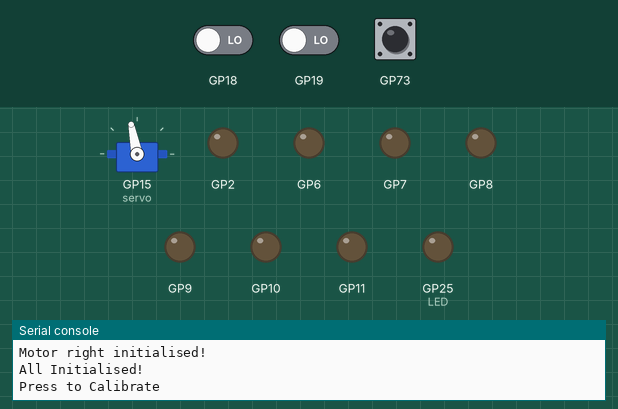
Recording of a program running on a simulated Raspberry Pi Pico running MicroPython. Parts: servo, output pins drawn as LEDs (lit = HIGH), the last lines printed to the serial console. Inputs (shaded band) come from the test bench; at power-on: GP18 LOW, GP19 LOW. Servo angles are drawn from the pulse width (0.5 ms = 0°, 2.5 ms = 180°).

Above: at 1.3 s.
1.4 s: BOOTSEL button pressed for 0.15 s
At 2.2 s:
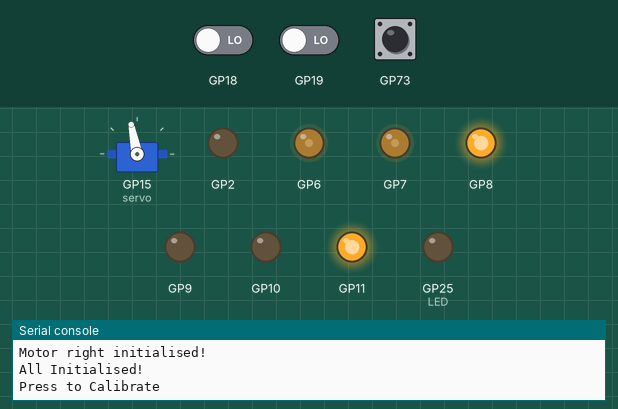
At 4.2 s:
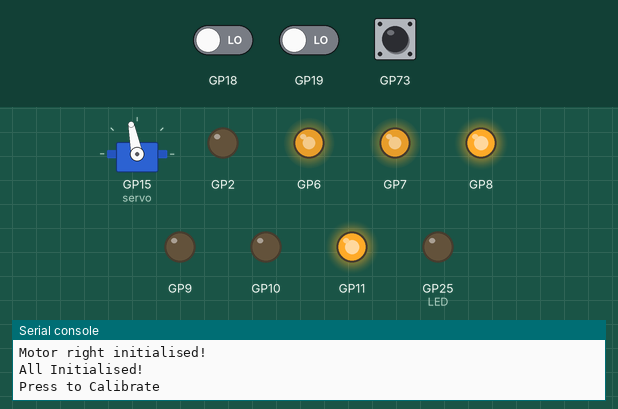
4.5 s: BOOTSEL button pressed for 1 s
At 6.7 s:
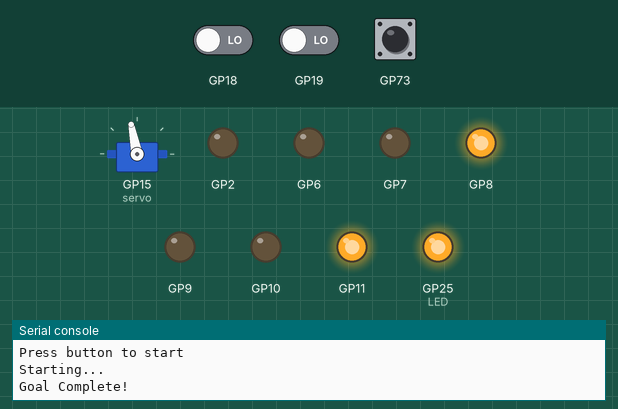
Timing chart, 0 to 8.2 s (numbered marks = the images above; inputs shaded):
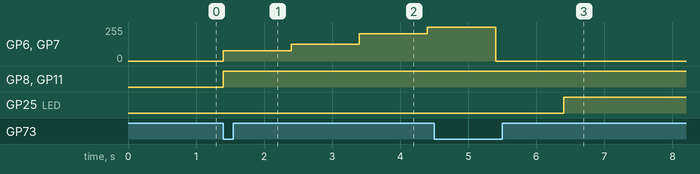

The program:

competency.py
```python
from xinitialise import initialise, bootwait, angle, calibrate
from time import sleep

# Set variables from the initialise script
ir_l, ir_c, ir_r, motor_left, motor_right, ultrasonic, servo, enc, LED = initialise()

angle(90, servo)

motor_left.duty(0)
motor_right.duty(0)

print("Press to Calibrate") # calibrate gets the same motor speeds for both motors, and puts them in the pwm dictionary
bootwait()
pwm = calibrate(motor_left, motor_right, enc)
print("Calibration Complete!")

print("Press button to start")
bootwait()
print("Starting...")
sleep(1)

while True:
    v_c = ir_c.read_u16()
    fin = v_c > 4000


    while fin == False: # while robot is not over finish zone:
        # read sensor values for IR and ultrasonic sensor
        v_c = ir_c.read_u16()
        fin = v_c > 4000
        dist = ultrasonic.distance_mm()

        # Start if statements
        if dist > 200: # If dist is greater than 200:
            print("Drive")
            # Go forwards, slowly
            motor_left.set_forwards()
            motor_right.set_forwards()
            motor_left.duty(pwm["l_30"])
            motor_right.duty(pwm["r_30"])

        elif dist < 200 and dist > 100: # else, if dist is between 200 and 100:
            print("Turn")
            # stop and wait
            motor_left.duty(0)
            motor_right.duty(0)
            sleep(0.5)
            # Spin on spot for 0.2s
            motor_left.set_backwards()
            motor_left.duty(pwm["l_30"])
            motor_right.duty(pwm["r_30"])
            sleep(0.2)

        elif dist < 100: #else, if distance is too close (somehow):
            print("Back and Turn")
            # Stop and wait
            motor_left.duty(0)
            motor_right.duty(0)
            sleep(0.5)
            #  Go backwards for 0.5s
            motor_left.set_backwards()
            motor_right.set_backwards()
            motor_left.duty(pwm["l_30"])
            motor_right.duty(pwm["r_30"])
            sleep(0.5)
            # Spin on spot for 0.2s
            motor_right.set_forwards()
            sleep(0.2)

        sleep(0.1)

    motor_left.duty(0)
    motor_right.duty(0)
    print("Goal Complete!")
    LED.on()

    break
```

xinitialise.py
```python
"""This version of initialise is specifically for the competency assessment - It does not have the OLED Display or
    RGB Sensor included, as they would fail to initialise.
    If you're looking for the complete version, use initialise.py

    Example in other code:
    from xinitialise import initial
    ir_l, ir_c, ir_r, motor_left, motor_right, ultrasonic, servo = initial()

    Hopefully that works :)"""
def initialise():
    # Bring in a whole bunch of modules for the robot. As long as the pins are right, this should work...
    from motor import Motor
    from ultrasonic import sonic
    from machine import Pin, PWM, ADC
    from time import sleep
    from encoder import Encoder

    #Set IR Pin ins as analogue
    ir_l = ADC(Pin(26))
    ir_c = ADC(Pin(27))
    ir_r = ADC(Pin(28))

    #set motors
    motor_left = Motor("left", 8, 9, 6)
    motor_right = Motor("right", 10, 11, 7)

    #set ultrasonic sensor trig and echo
    ultrasonic = sonic(2,3)

    # set servo motor pwm pin
    servo = PWM(Pin(15))
    servo.freq(50)

    # set encoder
    enc = Encoder(18, 19)

    # Set Green LED Indicator
    LED = Pin("LED", Pin.OUT)

    # Wait for a second for it all to turn on
    sleep(0.1)
    print("All Initialised!")

    # Send back a list - copy paste this into the top of the other doc
    return ir_l, ir_c, ir_r, motor_left, motor_right, ultrasonic, servo, enc, LED

def bootwait():
    from rp2 import bootsel_button as boot
    while True:
        if boot():
            break

def angle(angle, servo):
    position = int(8000 * ((angle + 7) / 180) + 1000)
    servo.duty_u16(position)

def calibrate(left, right, enc, pwm=[30, 50, 80, 100]):

    from motor import Motor
    from encoder import Encoder
    from time import sleep

    values = {}

    left.set_forwards()
    right.set_forwards()

    for i in pwm:
        enc.clear_count()
        left.duty(i)
        right.duty(i)

        sleep(1)

        l = enc.get_left()
        r = enc.get_right()

        if l > r:
            l = int((r / l) * i)
            r = i

        elif r > l:
            r = int((l / r) * i)
            l = i

        else:
            l = i
            r = i

        values[f"l_{i}"] = l
        values[f"r_{i}"] = r

    left.duty(0)
    right.duty(0)

    return values

    
```

motor.py
```python
class Motor(object):
    """ A ``motor`` object is used to control a DC motor using the L298N dual H-bridge.
        The Motor class has methods to change the direction of the motor by setting
        the IN1/IN2 pins:
        - ``Motor.set_forwards()``
        - ``Motor.set_backwards()``
         and a method to change the duty cycle (0-100%) of the PWM output:
        - ``Motor.duty(pwm)``
        """


    def __init__(self, side, in1_pin, in2_pin, en_pin):
        """
                :rtype: object
                :type side: str
                :type in1_pin: str
                :type in2_pin: str
                :type en_pin: str
                The arguments are:
                - ``side``  should be the strings: "left" or "right". Used to specify motor.
                - ``in1_pin`` should be a valid Pin name string.
                - ``in2_pin`` should be a valid Pin name string
                - ``en_pin`` should be the strings: 6 or 7
                Usage Model::
                # Initialise motor instance
                left_motor = Motor("left", 8, 9, 7)
                # Set motor direction to forwards, and duty cycle to 70%
                left_motor.set_forwards()
                left_motor.duty(70)
                """


        from machine import Pin
        from machine import PWM
        # Declare a variable to keep track of which motor is left/right
        self.side = side
        print("Initialising", self.side, "motor...")
        # Declare GPIO pins for direction IN1 and IN2 pins
        self.IN1 = Pin(in1_pin, Pin.OUT)
        self.IN2 = Pin(in2_pin, Pin.OUT)
        # Declare GPIO pins for PWM EN pin
        self.EN = PWM(Pin(en_pin))
        self.EN.freq(1000)


        print("Motor", self.side, "initialised!")


    def duty(self, pwm):
        pwm_16 = 655*pwm
        self.EN.duty_u16(pwm_16)
        """ The duty cycle must be declared as a uint 16 variable between 0 and 65,535.
            Therefore, to set the duty cycle to 100%, we set it to 65535.
            """


    def set_forwards(self):
        if self.side == "left":
            self.IN1.on()
            self.IN2.off()
        else:  # only other motor is the right motor
            self.IN1.off()
            self.IN2.on()


    def set_backwards(self):
        if self.side == "left":
            self.IN1.off()
            self.IN2.on()
        else:
            self.IN1.on()
            self.IN2.off()
```

ultrasonic.py
```python
import machine
from machine import Pin
import time


class sonic:
    """
    A ``sonic`` object is used to control a HCSR04 ultrasonic sensor.
    """


    def __init__(self, trigger_pin, echo_pin, echo_timeout_us=4000*2/(340.29*1e-3)):
        """
        - trigger_pin: Output pin to send pulses
        - echo_pin: Input pin listens for reflection to estimate time of flight.
        - echo_timeout_us: Timeout in microseconds to listen to echo pin.
        By default the timeout is set to the max range limit of the sensor, 4m
        """
        # Initialise constants
        self.echo_timeout_us = int(echo_timeout_us)
        self.speed_sound = 340.29  # m/s


        # Initialise the TRIG output pin
        self.trigger = Pin(trigger_pin, mode=Pin.OUT)
        self.trigger.value(0)


        # Initialise the ECHO input pin
        self.echo = Pin(echo_pin, mode=Pin.IN)


    def distance_mm(self):
        """
        Estimate distance to obstacle in front of the ultrasonic sensor in mm.
        Sends a 10us pulse to 'trigger' pin and listens on 'echo' pin.
        We use the method `machine.time_pulse_us()` to count the microseconds
        passed before the echo is received.
        The time of flight is used to calculate the estimated distance.
        """
        # Send a 10us HIGH pulse to trigger the ultrasonic burst
        self.trigger.value(1)
        time.sleep_us(10)
        self.trigger.value(0)
        # Read length of time pulse
        duration = machine.time_pulse_us(self.echo, 1, self.echo_timeout_us)
        # Calculate the distance in mm, based on the delay before we hear
        # an echo and the constant speed of sound.
        # Note: duration is halved as the audio wave must travel there and back.
        mm = 0.5 * duration * 1e-6 * self.speed_sound * 1e3
        return mm
```

encoder.py
```python
# Code adapted from:
# https://github.com/peterhinch/micropython-samples/blob/master/encoders/encoder_portable.py
# Encoder Support: this version should be portable between MicroPython platforms
# Thanks to Evan Widloski for the adaptation to the machine module


class Encoder(object):
    def __init__(self, pin_left, pin_right):
        from machine import Pin
        self.forward = True
        self.pin_left = Pin(pin_left, Pin.IN)
        self.pin_right = Pin(pin_right, Pin.IN)
        self._count_left = 0
        self._count_right = 0
        self.left_interrupt = self.pin_left.irq(trigger=Pin.IRQ_RISING | Pin.IRQ_FALLING, handler=self.left_callback)
        self.right_interrupt = self.pin_right.irq(trigger=Pin.IRQ_RISING | Pin.IRQ_FALLING, handler=self.right_callback)

    # Callback functions are used to `handle' desired operations immediately,
    # whenever a rising/falling edge triggers an `interrupt'
    def left_callback(self, line):
        # Add or subtract 1 from the left encoder count based on direction
        self._count_left += 1 if self.forward else -1

    def right_callback(self, line):
        # Add or subtract 1 from the right encoder count based on direction
        self._count_right += 1 if self.forward else -1

    def get_left(self):
        return self._count_left

    def get_right(self):
        return self._count_right

    def clear_count(self):
        # Reset the counts of both encoders to zero
        self._count_left = 0
        self._count_right = 0
```

Measured:
- after the input at 1.4 s, GP6, GP7: 0/255 → 76/255 at once, → 127/255 1.0 s later, → 204/255 1.0 s later, → 255/255 1.0 s later; GP8, GP11: LOW → HIGH at once
- after the input at 4.5 s, GP25 (LED): LOW → HIGH after 1.9 s
